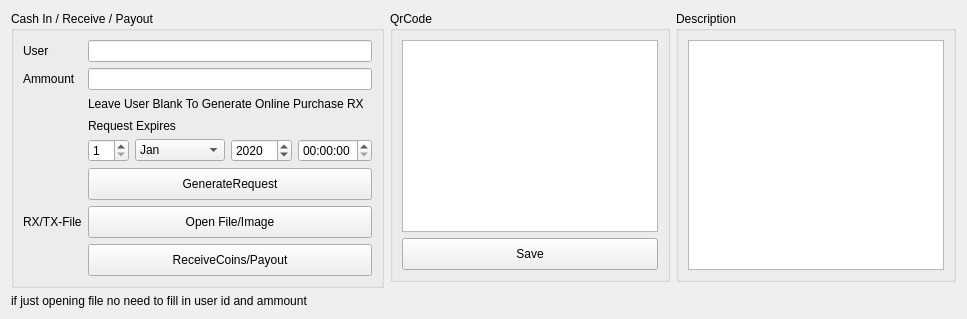
          <widget class="QWidget" name="tab_11">
           <attribute name="title">
            <string>Receive</string>
           </attribute>
           <layout class="QGridLayout" name="gridLayout_24">
            <item row="2" column="0">
             <widget class="QLabel" name="label_28">
              <property name="text">
               <string>if just opening file no need to fill in user id and ammount</string>
              </property>
             </widget>
            </item>
            <item row="0" column="2">
             <widget class="QGroupBox" name="groupBox_8">
              <property name="title">
               <string>Description</string>
              </property>
              <layout class="QGridLayout" name="gridLayout_19">
               <item row="0" column="0">
                <widget class="QPlainTextEdit" name="plainTextEdit"/>
               </item>
              </layout>
             </widget>
            </item>
            <item row="0" column="1">
             <widget class="QGroupBox" name="groupBox_7">
              <property name="title">
               <string>QrCode</string>
              </property>
              <layout class="QGridLayout" name="gridLayout_18">
               <item row="0" column="0">
                <widget class="QGraphicsView" name="ReceiveQR"/>
               </item>
               <item row="1" column="0">
                <widget class="QPushButton" name="receivesaveqr">
                 <property name="minimumSize">
                  <size>
                   <width>0</width>
                   <height>32</height>
                  </size>
                 </property>
                 <property name="text">
                  <string>Save</string>
                 </property>
                </widget>
               </item>
              </layout>
             </widget>
            </item>
            <item row="0" column="0" rowspan="2">
             <widget class="QGroupBox" name="groupBox_5">
              <property name="title">
               <string>Cash In / Receive / Payout</string>
              </property>
              <layout class="QGridLayout" name="gridLayout_11">
               <item row="0" column="0">
                <widget class="QLabel" name="label_25">
                 <property name="text">
                  <string>User</string>
                 </property>
                </widget>
               </item>
               <item row="0" column="1">
                <widget class="QLineEdit" name="receiveid"/>
               </item>
               <item row="1" column="0">
                <widget class="QLabel" name="label_26">
                 <property name="text">
                  <string>Ammount</string>
                 </property>
                </widget>
               </item>
               <item row="1" column="1">
                <widget class="QLineEdit" name="receiveammount"/>
               </item>
               <item row="6" column="0">
                <widget class="QLabel" name="label_27">
                 <property name="text">
                  <string>RX/TX-File</string>
                 </property>
                </widget>
               </item>
               <item row="6" column="1">
                <widget class="QPushButton" name="btn_placeCoinsOpenFile">
                 <property name="minimumSize">
                  <size>
                   <width>0</width>
                   <height>32</height>
                  </size>
                 </property>
                 <property name="text">
                  <string>Open File/Image</string>
                 </property>
                </widget>
               </item>
               <item row="7" column="1">
                <widget class="QPushButton" name="placeCoins">
                 <property name="minimumSize">
                  <size>
                   <width>0</width>
                   <height>32</height>
                  </size>
                 </property>
                 <property name="text">
                  <string>ReceiveCoins/Payout</string>
                 </property>
                </widget>
               </item>
               <item row="3" column="1">
                <widget class="QLabel" name="label_3">
                 <property name="text">
                  <string>Request Expires</string>
                 </property>
                </widget>
               </item>
               <item row="4" column="1">
                <layout class="QHBoxLayout" name="horizontalLayout_9">
                 <item>
                  <widget class="QSpinBox" name="createday_2">
                   <property name="minimum">
                    <number>1</number>
                   </property>
                  </widget>
                 </item>
                 <item>
                  <widget class="QComboBox" name="createmonth_2">
                   <item>
                    <property name="text">
                     <string>Jan</string>
                    </property>
                   </item>
                   <item>
                    <property name="text">
                     <string>Feb</string>
                    </property>
                   </item>
                   <item>
                    <property name="text">
                     <string>Mar</string>
                    </property>
                   </item>
                   <item>
                    <property name="text">
                     <string>April</string>
                    </property>
                   </item>
                   <item>
                    <property name="text">
                     <string>May</string>
                    </property>
                   </item>
                   <item>
                    <property name="text">
                     <string>June</string>
                    </property>
                   </item>
                   <item>
                    <property name="text">
                     <string>July</string>
                    </property>
                   </item>
                   <item>
                    <property name="text">
                     <string>Aug</string>
                    </property>
                   </item>
                   <item>
                    <property name="text">
                     <string>September</string>
                    </property>
                   </item>
                   <item>
                    <property name="text">
                     <string>October</string>
                    </property>
                   </item>
                   <item>
                    <property name="text">
                     <string>November</string>
                    </property>
                   </item>
                  </widget>
                 </item>
                 <item>
                  <widget class="QSpinBox" name="createyear_2">
                   <property name="maximum">
                    <number>15000</number>
                   </property>
                   <property name="value">
                    <number>2020</number>
                   </property>
                  </widget>
                 </item>
                 <item>
                  <widget class="QTimeEdit" name="createtime_2"/>
                 </item>
                </layout>
               </item>
               <item row="5" column="1">
                <widget class="QPushButton" name="GenerateRequest">
                 <property name="minimumSize">
                  <size>
                   <width>0</width>
                   <height>32</height>
                  </size>
                 </property>
                 <property name="text">
                  <string>GenerateRequest</string>
                 </property>
                </widget>
               </item>
               <item row="2" column="1">
                <widget class="QLabel" name="label_6">
                 <property name="text">
                  <string>Leave User Blank To Generate Online Purchase RX</string>
                 </property>
                </widget>
               </item>
              </layout>
             </widget>
            </item>
           </layout>
          </widget>
